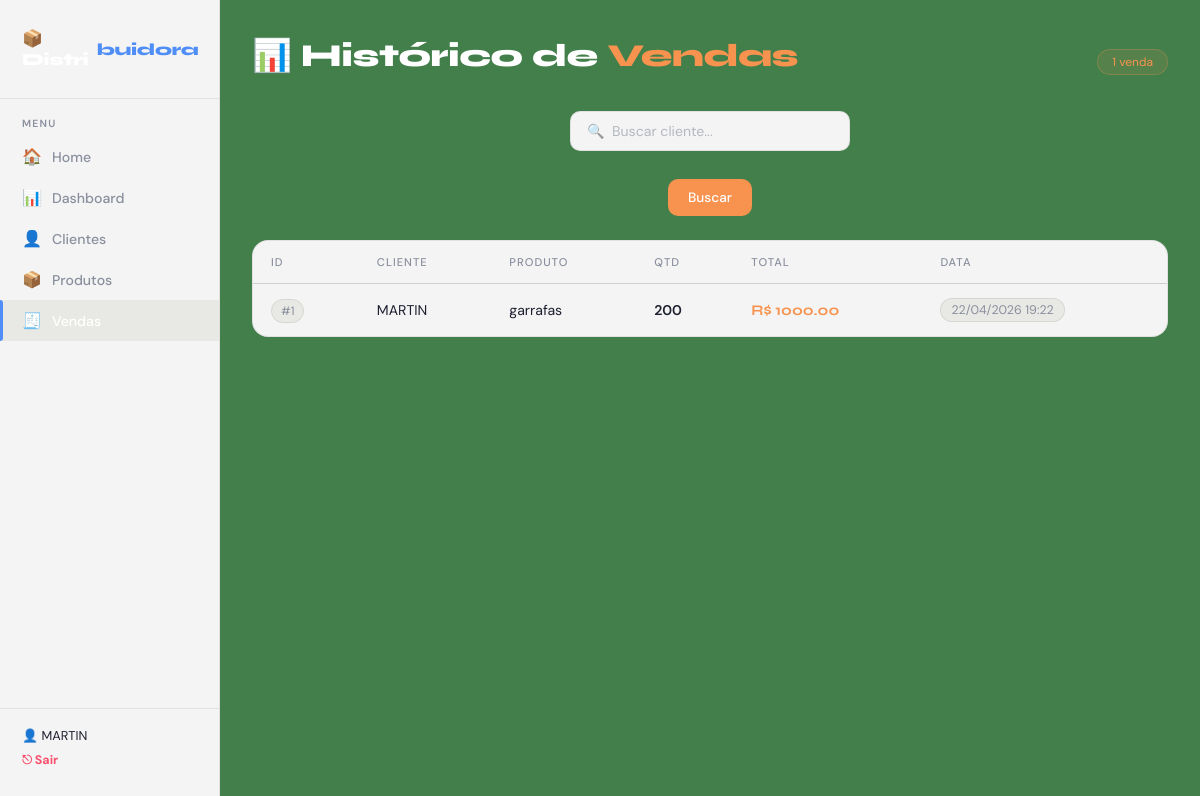
/historico (signed in), run on the app's committed database.
### tables this page shows
CREATE TABLE usuarios (
        id INTEGER PRIMARY KEY AUTOINCREMENT,
        nome TEXT NOT NULL,
        email TEXT UNIQUE NOT NULL,
        senha TEXT NOT NULL,
        data TEXT
    );

CREATE TABLE vendas (
        id INTEGER PRIMARY KEY AUTOINCREMENT,
        cliente_id INTEGER,
        produto_id INTEGER,
        quantidade INTEGER,
        total REAL,
        data TEXT
    );

CREATE TABLE clientes (
        id INTEGER PRIMARY KEY AUTOINCREMENT,
        nome TEXT,
        telefone TEXT,
        cpf TEXT,
        cep TEXT,
        data TEXT
    );

CREATE TABLE produtos (
        id INTEGER PRIMARY KEY AUTOINCREMENT,
        nome TEXT,
        preco REAL,
        quantidade INTEGER
    );

### app.py (the view)
@app.route('/historico')
@login_required
def historico():
    busca = request.args.get('busca', '')
    conn = sqlite3.connect('banco.db')
    cursor = conn.cursor()
    if busca:
        cursor.execute('''
            SELECT vendas.id, clientes.nome, produtos.nome, vendas.quantidade, vendas.total, vendas.data
            FROM vendas
            JOIN clientes ON vendas.cliente_id = clientes.id
            JOIN produtos ON vendas.produto_id = produtos.id
            WHERE clientes.nome LIKE ?
        ''', ('%' + busca + '%',))
    else:
        cursor.execute('''
            SELECT vendas.id, clientes.nome, produtos.nome, vendas.quantidade, vendas.total, vendas.data
            FROM vendas
            JOIN clientes ON vendas.cliente_id = clientes.id
            JOIN produtos ON vendas.produto_id = produtos.id
        ''')
    vendas = cursor.fetchall()
    conn.close()
    return render_template('historico.html', vendas=vendas, busca=busca)

### app.py (called while the page is built)
@login_manager.user_loader
def load_user(user_id):
    conn = sqlite3.connect('banco.db')
    cursor = conn.cursor()
    cursor.execute("SELECT id, nome, email FROM usuarios WHERE id = ?", (user_id,))
    u = cursor.fetchone()
    conn.close()
    if u:
        return User(u[0], u[1], u[2])
    return None

### templates/historico.html (shortened to what this page needs)
{% extends 'base.html' %}
{% block content %}
<div class="pg-wrap">
  <div class="pg-header">
    <h2 class="pg-title">📊 Histórico de <span>Vendas</span></h2>
    <span class="count-badge">{{ vendas|length }} venda{% if vendas|length != 1 %}s{% endif %}</span>
  </div>
  <form class="search-bar" method="GET" action="/historico">
    <input class="search-input" type="text" name="busca" placeholder="🔍  Buscar cliente..." value="{{ busca }}">
    <button class="btn-search" type="submit">Buscar</button>
  </form>
  {% if vendas|length == 0 %}
    <div class="empty-state">
      <span class="empty-icon">🧾</span>
      Nenhuma venda encontrada.
    </div>
  {% else %}
    <div class="table-card">
      <table>
        <thead>
          <tr>
            <th>ID</th>
            <th>Cliente</th>
            <th>Produto</th>
            <th>Qtd</th>
            <th>Total</th>
            <th>Data</th>
          </tr>
        </thead>
        <tbody>
          {% for v in vendas %}
          <tr>
            <td><span class="id-badge">#{{ v[0] }}</span></td>
            <td>{{ v[1] }}</td>
            <td>{{ v[2] }}</td>
            <td><span class="qty">{{ v[3] }}</span></td>
            <td><span class="total-value">R$ {{ "%.2f"|format(v[4]) }}</span></td>
            <td><span class="date-badge">{{ v[5] }}</span></td>
          </tr>
          {% endfor %}
        </tbody>
      </table>
    </div>
  {% endif %}
</div>
{% endblock %}

### templates/base.html (shortened to what this page needs)
<!DOCTYPE html>
<html lang="pt-BR">
<head>
  <link rel="stylesheet" href="{{ url_for('static', filename='style.css') }}">
</head>
<body>
  <aside class="sidebar" id="sidebar">
    <div class="sidebar-logo">📦 Distri<span>buidora</span></div>
    <div class="sidebar-label">Menu</div>
    <a class="nav-link {% if request.path == '/' %}active{% endif %}" href="/">
      <span class="nav-icon">🏠</span> Home
    </a>
    <a class="nav-link {% if request.path == '/dashboard' %}active{% endif %}" href="/dashboard">
      <span class="nav-icon">📊</span> Dashboard
    </a>
    <a class="nav-link {% if '/clientes' in request.path %}active{% endif %}" href="/clientes">
      <span class="nav-icon">👤</span> Clientes
    </a>
    <a class="nav-link {% if '/produtos' in request.path or '/estoque' in request.path %}active{% endif %}" href="/produtos">
      <span class="nav-icon">📦</span> Produtos
    </a>
    <a class="nav-link {% if '/vendas' in request.path or '/historico' in request.path %}active{% endif %}" href="/vendas">
      <span class="nav-icon">🧾</span> Vendas
    </a>
    <div class="sidebar-footer">
      <div style="font-size:0.8rem; color: var(--text); margin-bottom: 8px;">👤 {{ current_user.nome }}</div>
      <a href="/logout" style="font-size:0.78rem; color: var(--red); text-decoration:none;">⎋ Sair</a>
    </div>
  </aside>
  <main class="main-content">
    {% block content %}{% endblock %}
  </main>
</body>
</html>

### static/style.css (style rules this page uses)
body { font-family: Arial, sans-serif; background-color: #f4f6f8; margin: 0; }
a { text-decoration: none; color: #2c3e50; font-weight: bold; }
form { display: flex; flex-direction: column; align-items: center; }
input, select { width: 80%; padding: 10px; margin: 8px 0; border-radius: 5px; border: 1px solid #ccc; }
button { padding: 10px 20px; background-color: #27ae60; color: white; border: none; border-radius: 5px; cursor: pointer; margin-top: 10px; }

### templates/base.html (style rules this page uses)
*, *::before, *::after { box-sizing: border-box; margin: 0; padding: 0; }
:root { --bg: #0f1117; --surface: #1a1d27; --surface2: #222636; --border: rgba(255,255,255,0.07); --blue: #4f8ef7; --green: #2ecc8f; --orange: #f7934f; --red: #f74f6e; --text: #e8eaf0; --muted: #7b8099; --sidebar-w: 220px; --red: #f74f6e; }
body { font-family: 'DM Sans', sans-serif; background: var(--bg); color: var(--text); min-height: 100vh; display: flex; }
.sidebar { width: var(--sidebar-w); min-height: 100vh; background: var(--surface); border-right: 1px solid var(--border); display: flex; flex-direction: column; padding: 28px 0 32px; position: fixed; top: 0; left: 0; z-index: 100; }
.sidebar-logo { font-family: 'Syne', sans-serif; font-size: 1.05rem; font-weight: 800; color: #fff; padding: 0 22px 28px; border-bottom: 1px solid var(--border); margin-bottom: 18px; letter-spacing: -0.3px; display: flex; align-items: center; gap: 8px; }
.sidebar-logo span { color: var(--blue); }
.sidebar-label { font-size: 0.65rem; font-weight: 600; text-transform: uppercase; letter-spacing: 1.2px; color: var(--muted); padding: 0 22px; margin-bottom: 6px; }
.nav-link { display: flex; align-items: center; gap: 10px; font-size: 0.88rem; font-weight: 500; color: var(--muted); text-decoration: none; padding: 10px 22px; border-radius: 0; transition: color 0.2s, background 0.2s; position: relative; }
.nav-link.active { color: #fff; background: var(--surface2); }
.nav-link.active::before { content: ''; position: absolute; left: 0; top: 0; bottom: 0; width: 3px; background: var(--blue); border-radius: 0 3px 3px 0; }
.nav-icon { font-size: 1rem; width: 20px; text-align: center; }
.sidebar-footer { margin-top: auto; padding: 18px 22px 0; border-top: 1px solid var(--border); font-size: 0.75rem; color: var(--muted); }
.main-content { margin-left: var(--sidebar-w); flex: 1; min-height: 100vh; }

### data on the page
usuarios: nome "MARTIN"
vendas: id "1", nome "MARTIN", nome "garrafas", quantidade "200", total "1000.00", data "22/04/2026 19:22"

### other printed values
{{ vendas|length }} "1"
